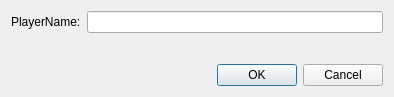
<?xml version="1.0" encoding="UTF-8"?>
<ui version="4.0">
 <class>SelectPlayerDialog</class>
 <widget class="QDialog" name="SelectPlayerDialog">
  <property name="geometry">
   <rect>
    <x>0</x>
    <y>0</y>
    <width>394</width>
    <height>97</height>
   </rect>
  </property>
  <property name="windowTitle">
   <string>Select Player</string>
  </property>
  <layout class="QVBoxLayout" name="verticalLayout">
   <item>
    <layout class="QHBoxLayout" name="horizontalLayout">
     <item>
      <widget class="QLabel" name="label">
       <property name="text">
        <string>PlayerName:</string>
       </property>
      </widget>
     </item>
     <item>
      <widget class="QLineEdit" name="lineEdit"/>
     </item>
    </layout>
   </item>
   <item>
    <spacer name="verticalSpacer">
     <property name="orientation">
      <enum>Qt::Vertical</enum>
     </property>
     <property name="sizeHint" stdset="0">
      <size>
       <width>20</width>
       <height>40</height>
      </size>
     </property>
    </spacer>
   </item>
   <item>
    <widget class="QDialogButtonBox" name="buttonBox">
     <property name="orientation">
      <enum>Qt::Horizontal</enum>
     </property>
     <property name="standardButtons">
      <set>QDialogButtonBox::Cancel|QDialogButtonBox::Ok</set>
     </property>
    </widget>
   </item>
  </layout>
 </widget>
 <resources/>
 <connections>
  <connection>
   <sender>buttonBox</sender>
   <signal>accepted()</signal>
   <receiver>SelectPlayerDialog</receiver>
   <slot>accept()</slot>
   <hints>
    <hint type="sourcelabel">
     <x>248</x>
     <y>254</y>
    </hint>
    <hint type="destinationlabel">
     <x>157</x>
     <y>274</y>
    </hint>
   </hints>
  </connection>
  <connection>
   <sender>buttonBox</sender>
   <signal>rejected()</signal>
   <receiver>SelectPlayerDialog</receiver>
   <slot>reject()</slot>
   <hints>
    <hint type="sourcelabel">
     <x>316</x>
     <y>260</y>
    </hint>
    <hint type="destinationlabel">
     <x>286</x>
     <y>274</y>
    </hint>
   </hints>
  </connection>
 </connections>
</ui>
